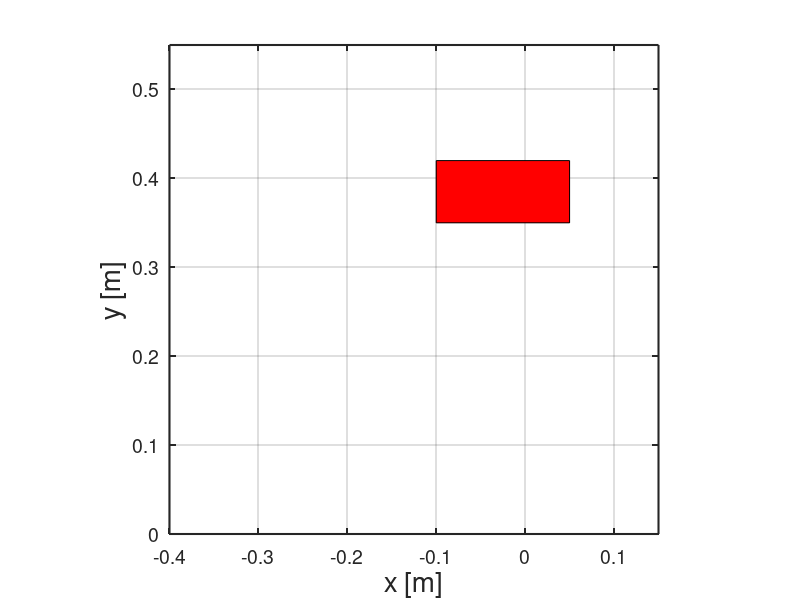

MATLAB code to generate this figure: (Note: this script raises an error after producing the figure.)
clc
clear all

%% Find experiment files
addpath ../ % add dev folder for class definitions

%% setup figure
h = figure;

axes1 = axes('Parent',h,'YTick',[0 0.1 0.2 0.3 0.4 0.5 0.6],...
    'XTick',[-0.5 -0.4 -0.3 -0.2 -0.1 0 0.1],...
    'PlotBoxAspectRatio',[1 1 1],...
    'LineWidth',1.5,...
    'FontSize',14);

xlim(axes1,[-0.4 0.15]);
ylim(axes1,[0.0 0.55]);
xlabel('x [m]', 'FontSize', 20);
ylabel('y [m]', 'FontSize', 20);

box(axes1,'on');
grid(axes1,'on');
hold(axes1,'all');

xMax = 0.05;
xMin = -0.1;
yMax = 0.42;
yMin = 0.35;

rectangle('Position',[xMin,yMin,(xMax-xMin),(yMax-yMin)],'Curvature',[0,0],...
          'FaceColor','r')

%% plot experiment for pos 5 a
addpath pos5a % first experiment folder
currData = load('pos5a\27-Sep-2014 03_50_25.mat');

% plot plan
plotArmPlan( currData );

%plot measured data at time intervals
graspIndex = 519; %need to look this up before hand
for time = 1:1:int16(currData.History.timestamps(currData.History.i-1))
    plotArmAtTime( currData, time, graspIndex )
end
